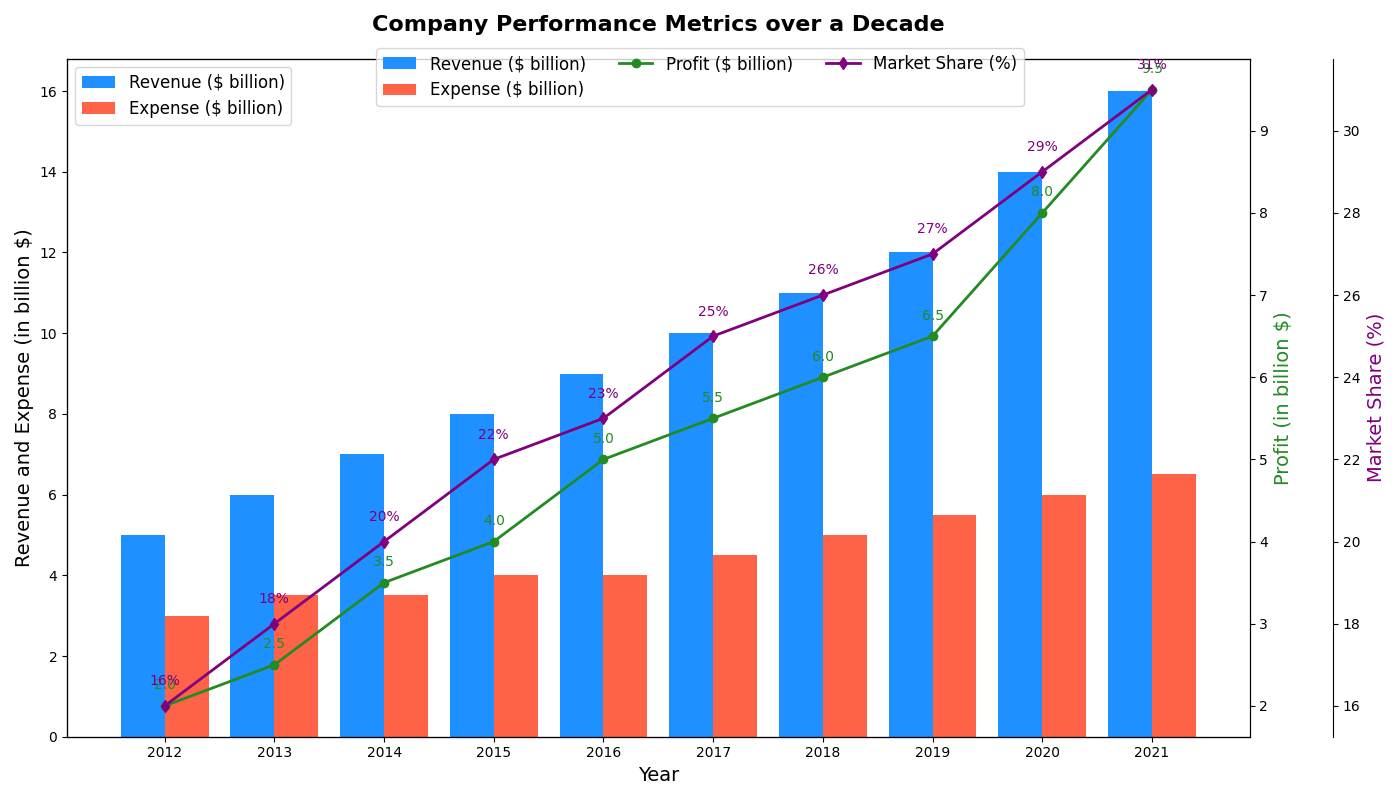

Reproduce this figure in Python.
import matplotlib.pyplot as plt
import numpy as np

# Company Performance Metrics over a Decade
years = np.arange(2012, 2022)
revenues = [5, 6, 7, 8, 9, 10, 11, 12, 14, 16]  # in billion dollars
expenses = [3, 3.5, 3.5, 4, 4, 4.5, 5, 5.5, 6, 6.5]  # in billion dollars
profits = np.array(revenues) - np.array(expenses)  # derived data
market_shares = [16, 18, 20, 22, 23, 25, 26, 27, 29, 31]  # in percentage

# Initialize the plot
fig, ax1 = plt.subplots(figsize=(14, 8))

# Bar plot for Revenues and Expenses
bar_width = 0.4
ax1.bar(years - bar_width/2, revenues, width=bar_width, color='dodgerblue', label='Revenue ($ billion)')
ax1.bar(years + bar_width/2, expenses, width=bar_width, color='tomato', label='Expense ($ billion)')
ax1.set_xlabel('Year', fontsize=14)
ax1.set_ylabel('Revenue and Expense (in billion $)', fontsize=14, color='black')
ax1.set_title('Company Performance Metrics over a Decade', fontsize=16, fontweight='bold', pad=20)
ax1.set_xticks(years)
ax1.set_xticklabels(years)
ax1.legend(loc='upper left', fontsize=12)

# Second y-axis for Profit
ax2 = ax1.twinx()
ax2.plot(years, profits, color='forestgreen', marker='o', linestyle='-', linewidth=2, label='Profit ($ billion)')
ax2.set_ylabel('Profit (in billion $)', fontsize=14, color='forestgreen')
for i, profit in enumerate(profits):
    ax2.text(years[i], profit + 0.2, f'{profit:.1f}', color='forestgreen', ha='center')

# Third y-axis for Market Share
ax3 = ax1.twinx()
ax3.spines['right'].set_position(('outward', 60))
ax3.plot(years, market_shares, color='purple', marker='d', linestyle='-', linewidth=2, label='Market Share (%)')
ax3.set_ylabel('Market Share (%)', fontsize=14, color='purple')
for i, share in enumerate(market_shares):
    ax3.text(years[i], share + 0.5, f'{share}%', color='purple', ha='center')

# Right-spine for ax3 to distinguish from ax1 and ax2
ax3.spines['right'].set_visible(True)

# Legends for ax2 and ax3
fig.legend(loc='upper center', bbox_to_anchor=(0.5, 0.95), ncol=3, fontsize=12)

# Automatically adjust layout
plt.tight_layout()

# Display the plot
plt.show()
